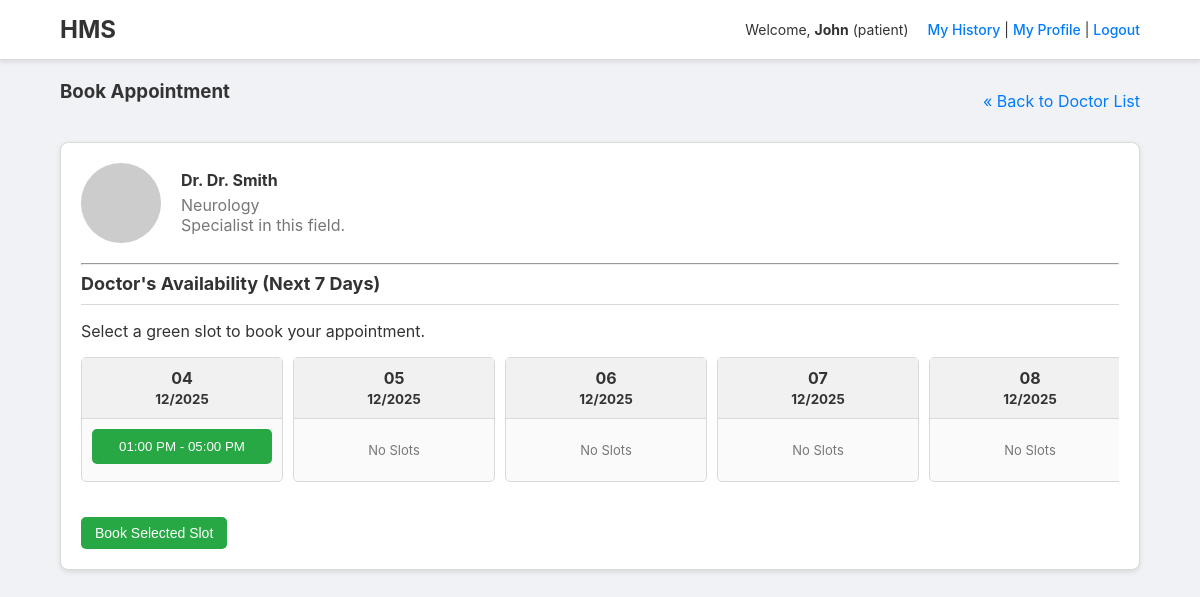
The app's page /patient/doctor/2 (signed in) with its own data.
### tables this page shows
CREATE TABLE doctors (
        id INTEGER PRIMARY KEY AUTOINCREMENT,
        user_id INTEGER NOT NULL,
        fullname TEXT,
        specialization TEXT,
        bio TEXT,
        FOREIGN KEY(user_id) REFERENCES users(id)
    );

CREATE TABLE availability (
        id INTEGER PRIMARY KEY AUTOINCREMENT,
        doctor_id INTEGER,
        date TEXT,
        time_slot TEXT,
        is_available INTEGER DEFAULT 1,
        FOREIGN KEY(doctor_id) REFERENCES doctors(id)
    );

### patient.py (the view)
@patient_bp.route("/doctor/<int:doc_id>",methods=["GET"])
def doctor_availability(doc_id):
    if not patient_required(): return redirect("/login")
    doctor=query_one("SELECT id, fullname, specialization, bio FROM doctors WHERE id=?",(doc_id,))
    if not doctor:
        flash("Doctor not found.","danger")
        return redirect(url_for("patient.dashboard"))
    today=datetime.date.today()
    week_dates=[(today + datetime.timedelta(days=i)).strftime("%Y-%m-%d") for i in range(7)]
    availability={}
    for date in week_dates:
        slots=query_all("""SELECT id, time_slot, is_available FROM availability WHERE doctor_id=? AND date=? ORDER BY time_slot""",(doc_id,date))
        availability[date]=slots
    return render_template("doctor_availability.html",doctor=doctor,availability=availability,week_dates=week_dates)

### database.py (called while the page is built)
def get_conn(): return sqlite3.connect(DB_PATH)

### patient.py (called while the page is built)
def patient_required():
    return session.get("role")=="patient"

### utils.py (called while the page is built)
def query_all(query,params=()):
    conn=get_conn()
    cur=conn.cursor()
    cur.execute(query,params)
    rows=cur.fetchall()
    conn.close()
    return rows

def query_one(query,params=()):
    conn=get_conn()
    cur=conn.cursor()
    cur.execute(query,params)
    row=cur.fetchone()
    conn.close()
    return row

### templates/doctor_availability.html (shortened to what this page needs)
{% extends "base.html" %}
{% block content %}
<div class="page-title">
    <h3>Book Appointment</h3>
    <a href="{{url_for('patient.department_detail',dept_name=doctor[2])}}">&laquo; Back to Doctor List</a>
</div>
<div class="dashboard-widget full-width">
    <div class="doctor-profile-card">
        <img src="https://via.placeholder.com/80" alt="Doctor Avatar">
        <div class="info">
            <h4>Dr. {{doctor[1]}}</h4>
            <p>{{doctor[2]}}</p>
            <p>{{doctor[3] or 'Specialist in this field.'}}</p>
        </div>
    </div>
    <hr>
    <h5>Doctor's Availability (Next 7 Days)</h5>
    <p>Select a green slot to book your appointment.</p>
    <form method="post" action="{{url_for('patient.book')}}">
        <div class="availability-grid-container">
        {% for date in week_dates %}
            <div class="availability-day">
                <div class="day-header">{{date.split('-')[2]}}<br><small>{{date.split('-')[1]}}/{{date.split('-')[0]}}</small></div>
                <div class="slots">
                {% set slots=availability[date] %}
                {% if slots %}
                    {% for slot in slots %}
                        {% if slot[2]==1 %}
                        <button type="button" class="slot slot-available" data-id="{{slot[0]}}" onclick="selectSlot(this,'{{slot[0]}}')">{{slot[1]}}</button>
                        {% else %}
                        <button type="button" class="slot slot-booked" disabled>{{slot[1]}}</button>
                        {% endif %}
                    {% endfor %}
                {% else %}
                    <p style="text-align:center;font-size:13px;color:var(--text-light);">No Slots</p>
                {% endif %}
                </div>
            </div>
        {% endfor %}
        </div>
        <button type="submit" class="btn btn-success" id="book-button" style="margin-top:20px;" disabled>Book Selected Slot</button>
    </form>
</div>
{% endblock %}

### static/style.css (style rules this page uses)
:root { --bg-color: #f0f2f5; --card-bg: #ffffff; --border-color: #d9d9d9; --primary-color: #007bff; --text-color: #333; --text-light: #777; --green: #28a745; --red: #dc3545; --yellow: #ffc107; --blue: #007bff; --grey: #6c757d; --box-shadow: 0 2px 5px rgba(0, 0, 0, 0.1); }
body { font-family: -apple-system, BlinkMacSystemFont, 'Segoe UI', Roboto, 'Helvetica Neue', Arial, sans-serif; background-color: var(--bg-color); color: var(--text-color); margin: 0; padding: 0; }
h1, h2, h3, h4, h5 { margin-top: 0; }
a { color: var(--primary-color); text-decoration: none; }
.btn { display: inline-block; padding: 8px 14px; border: none; border-radius: 5px; cursor: pointer; font-size: 14px; font-weight: 500; text-align: center; transition: opacity 0.2s; }
.btn-success { background-color: var(--green); color: white; }
.page-title { display: flex; justify-content: space-between; align-items: center; margin-bottom: 20px; }
.dashboard-widget { background: var(--card-bg); border: 1px solid var(--border-color); border-radius: 8px; box-shadow: var(--box-shadow); padding: 20px; overflow: hidden; }
.dashboard-widget.full-width { grid-column: 1 / -1; }
.dashboard-widget h5 { border-bottom: 1px solid var(--border-color); padding-bottom: 10px; margin-bottom: 15px; font-size: 18px; }
.doctor-profile-card { display: flex; gap: 20px; align-items: center; margin-bottom: 20px; }
.doctor-profile-card img { width: 80px; height: 80px; border-radius: 50%; background-color: #eee; }
.doctor-profile-card .info h4 { margin-bottom: 5px; }
.doctor-profile-card .info p { margin: 0; color: var(--text-light); }
.availability-grid-container { display: flex; gap: 10px; overflow-x: auto; padding-bottom: 15px; }
.availability-day { flex: 1 0 200px; border: 1px solid var(--border-color); border-radius: 5px; background: #fafafa; }
.availability-day .day-header { font-weight: bold; text-align: center; padding: 10px; background: #f1f1f1; border-bottom: 1px solid var(--border-color); }
.availability-day .slots { padding: 10px; display: flex; flex-direction: column; gap: 8px; }
.slot { display: block; width: 100%; padding: 10px; border-radius: 5px; text-align: center; font-weight: 500; border: none; cursor: pointer; box-sizing: border-box; }
.slot-available { background-color: var(--green); color: white; }

### records on screen
doctors: fullname "Dr. Smith", specialization "Neurology"
availability: time_slot "01:00 PM - 05:00 PM"

### other values on screen
{{ session.username }} "John"
{{ session.role }} "patient"
{{ doctor[3] or 'Specialist in this field.' }} "Specialist in this field."
{{ date.split('-')[2] }} "04" "05" "06" "07" "08"
{{ date.split('-')[1] }} "12" "12" "12" "12" "12"
{{ date.split('-')[0] }} "2025" "2025" "2025" "2025" "2025"
